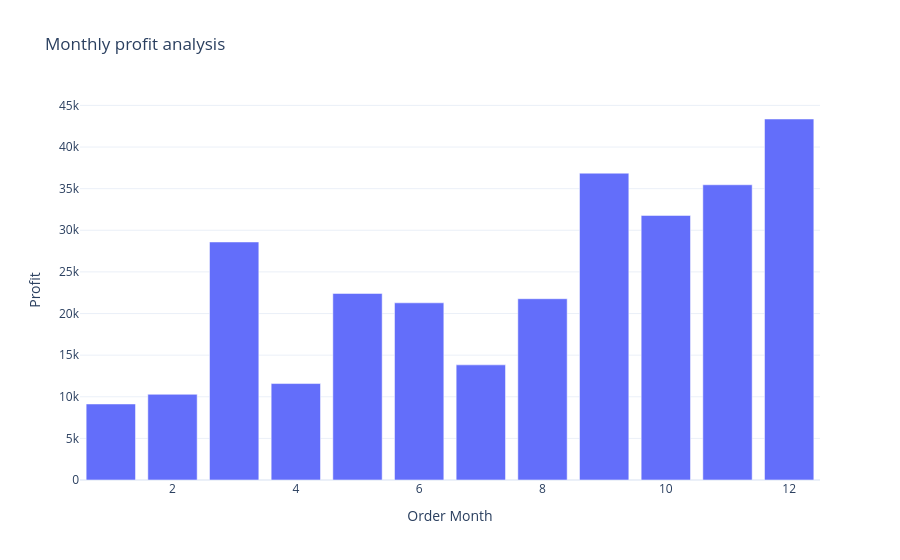

This figure's notebook cell:
### Code cell
fig = px.bar(profit_by_monthly,
             x='Order Month',
             y='Profit',
             title='Monthly profit analysis')

fig.show()

### Figure 1 — Plotly figure (JSON) as saved in the notebook; plotly's stock layout.template omitted (floating-point values rounded to 4 significant figures)
{"data": [{"hovertemplate": "Order Month=%{x}<br>Profit=%{y}<extra></extra>", "legendgroup": "", "marker": {"color": "#636efa", "pattern": {"shape": ""}}, "name": "", "orientation": "v", "showlegend": false, "textposition": "auto", "type": "bar", "x": [1, 2, 3, 4, 5, 6, 7, 8, 9, 10, 11, 12], "xaxis": "x", "y": [9134.0, 10290.0, 28590.0, 11590.0, 22410.0, 21290.0, 13830.0, 21780.0, 36860.0, 31780.0, 35470.0, 43370.0], "yaxis": "y"}], "layout": {"barmode": "relative", "legend": {"tracegroupgap": 0}, "title": {"text": "Monthly profit analysis"}, "xaxis": {"anchor": "y", "domain": [0, 1], "title": {"text": "Order Month"}}, "yaxis": {"anchor": "x", "domain": [0, 1], "title": {"text": "Profit"}}}}
